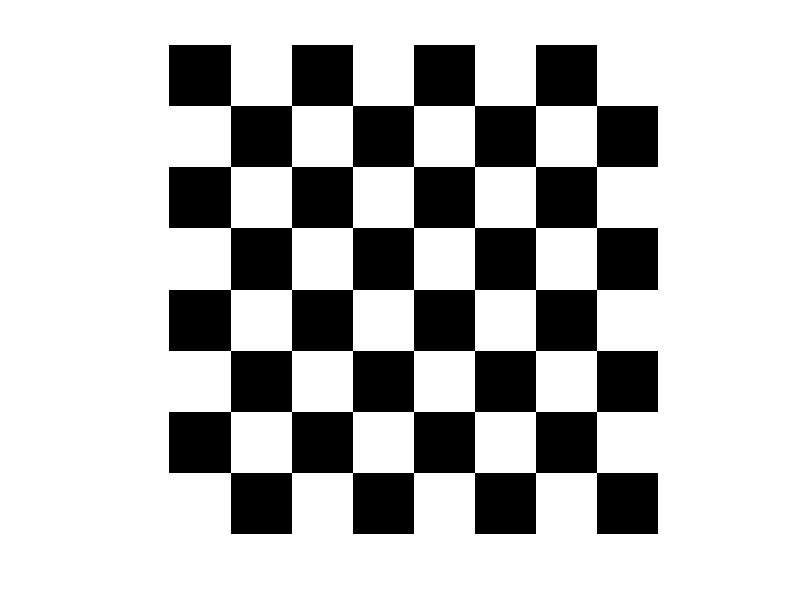

MATLAB code for this plot:
custom_zeros=zeros(8,8);
chessboard=uint8(custom_zeros);
chessboard(2:2:8,:)=255;
chessboard(:,2:2:8)=255;
chessboard(2:2:8,2:2:8)=0;
imshow(chessboard);